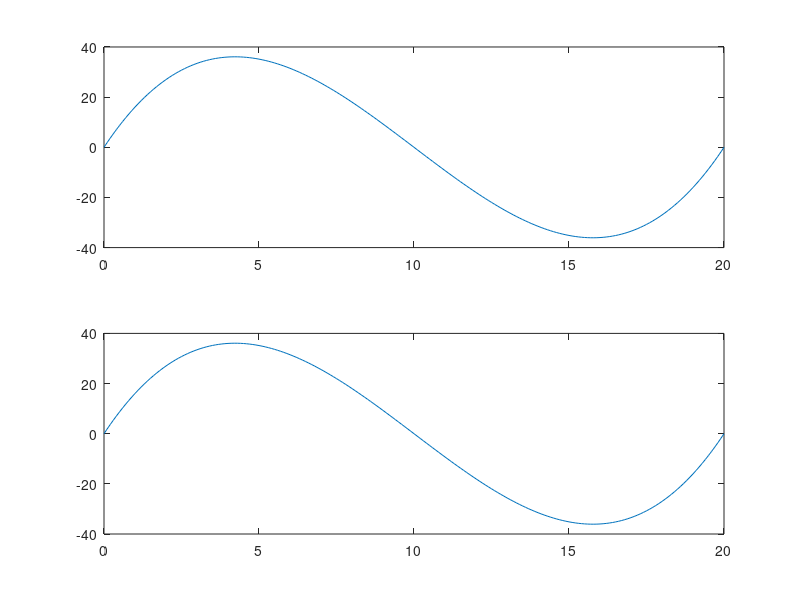

Recreate this plot in MATLAB.
clc
close all
clear all 
% based on the speed profile generation, we will select acceleration and speed values and plug them into the dynamic
% model equations to analyse the torque profiles we will have. 

% Key Parameters of the cart
R = 0.5 %Wheel Radius in metres
L = 3.1 % Axel distance between the wheels in metres
d = 1.5  % Distance of COM from the Axel    metres

M = 4000 % Mass of the entire robot including wheels and actuators kg
J = 3402     % Moment of Inertia with respect to centre of Mass kg*m^2

% Forward   Differential Kinematics Model
vu_r =  0.5  % right wheel linear velocity in metres
vu_l = 0.5 % left wheel linear velocity in metres

x_dot_robot_frame = (vu_r+vu_l)/2 % average linear velocity of the frame
theta_dot = R*(vu_r-vu_l)/(2*L)% angular velocity of the COM
theta_ddot = 0.0% angular accelaration COM
t =    0.00000 :    0.10000 :   20.00000

w_profile = [  0.00000,  0.00019,  0.00074,  0.00164,  0.00288,  0.00446,  0.00635,  0.00856,  0.01106,  0.01385,  0.01692,  0.02026,  0.02386,  0.02770,  0.03179 ...
   0.03610,  0.04063,  0.04537,  0.05031,  0.05544,  0.06075,  0.06623,  0.07188,  0.07769,  0.08364,  0.08972,  0.09594,  0.10227,  0.10872,  0.11527 ...
   0.12192,  0.12866,  0.13548,  0.14236,  0.14932,  0.15633,  0.16339,  0.17050,  0.17764,  0.18481,  0.19200,  0.19921,  0.20642,  0.21364,  0.22085 ...
   0.22805,  0.23523,  0.24239,  0.24952,  0.25662,  0.26367,  0.27068,  0.27763,  0.28453,  0.29136,  0.29813,  0.30482,  0.31143,  0.31796,  0.32440 ...
   0.33075,  0.33700,  0.34315,  0.34919,  0.35512,  0.36094,  0.36664,  0.37222,  0.37767,  0.38299,  0.38817,  0.39322,  0.39813,  0.40290,  0.40752 ...
   0.41199,  0.41631,  0.42047,  0.42447,  0.42832,  0.43200,  0.43552,  0.43887,  0.44205,  0.44506,  0.44789,  0.45056,  0.45304,  0.45535,  0.45747 ...
   0.45942,  0.46119,  0.46277,  0.46417,  0.46538,  0.46641,  0.46725,  0.46791,  0.46838,  0.46866,  0.46875,  0.46866,  0.46838,  0.46791,  0.46725 ...
   0.46641,  0.46538,  0.46417,  0.46277,  0.46119,  0.45942,  0.45747,  0.45535,  0.45304,  0.45056,  0.44789,  0.44506,  0.44205,  0.43887,  0.43552 ...
   0.43200,  0.42832,  0.42447,  0.42047,  0.41631,  0.41199,  0.40752,  0.40290,  0.39813,  0.39322,  0.38817,  0.38299,  0.37767,  0.37222,  0.36664 ...
   0.36094,  0.35512,  0.34919,  0.34315,  0.33700,  0.33075,  0.32440,  0.31796,  0.31143,  0.30482,  0.29813,  0.29136,  0.28453,  0.27763,  0.27068 ...
   0.26367,  0.25662,  0.24952,  0.24239,  0.23523,  0.22805,  0.22085,  0.21364,  0.20642,  0.19921,  0.19200,  0.18481,  0.17764,  0.17050,  0.16339 ...
   0.15633,  0.14932,  0.14236,  0.13548,  0.12866,  0.12192,  0.11527,  0.10872,  0.10227,  0.09594,  0.08972,  0.08364,  0.07769,  0.07188,  0.06623 ...
   0.06075,  0.05544,  0.05031,  0.04537,  0.04063,  0.03610,  0.03179,  0.02770,  0.02386,  0.02026,  0.01692,  0.01385,  0.01106,  0.00856,  0.00635 ...
   0.00446,  0.00288,  0.00164,  0.00074,  0.00019, -0.00000 ]

a_profile =[  0.000000,  0.003694,  0.007277,  0.010749,  0.014112,  0.017367,  0.020516,  0.023558,  0.026496,  0.029330,  0.032063,  0.034693,  0.037224,  0.039656 ...
   0.041990,  0.044227,  0.046368,  0.048415,  0.050369,  0.052230,  0.054000,  0.055680,  0.057272,  0.058775,  0.060192,  0.061523,  0.062771,  0.063934 ...
   0.065016,  0.066017,  0.066937,  0.067780,  0.068544,  0.069232,  0.069845,  0.070383,  0.070848,  0.071241,  0.071563,  0.071816,  0.072000,  0.072116 ...
   0.072166,  0.072151,  0.072072,  0.071930,  0.071725,  0.071461,  0.071136,  0.070753,  0.070312,  0.069816,  0.069264,  0.068658,  0.067999,  0.067289 ...
   0.066528,  0.065717,  0.064858,  0.063952,  0.063000,  0.062003,  0.060961,  0.059878,  0.058752,  0.057586,  0.056380,  0.055137,  0.053856,  0.052539 ...
   0.051187,  0.049802,  0.048384,  0.046934,  0.045454,  0.043945,  0.042408,  0.040844,  0.039253,  0.037639,  0.036000,  0.034339,  0.032656,  0.030954 ...
   0.029232,  0.027492,  0.025735,  0.023963,  0.022176,  0.020375,  0.018562,  0.016738,  0.014904,  0.013061,  0.011209,  0.009352,  0.007488,  0.005620 ...
   0.003748,  0.001875, -0.000000, -0.001875, -0.003749, -0.005620, -0.007488, -0.009352, -0.011210, -0.013061, -0.014904, -0.016738, -0.018563, -0.020375 ...
  -0.022176, -0.023963, -0.025736, -0.027492, -0.029232, -0.030954, -0.032657, -0.034339, -0.036000, -0.037639, -0.039254, -0.040844, -0.042408, -0.043945 ...
  -0.045455, -0.046934, -0.048384, -0.049802, -0.051188, -0.052539, -0.053856, -0.055137, -0.056381, -0.057586, -0.058752, -0.059878, -0.060962, -0.062003 ...
  -0.063000, -0.063952, -0.064859, -0.065717, -0.066528, -0.067289, -0.068000, -0.068658, -0.069264, -0.069816, -0.070313, -0.070753, -0.071136, -0.071461 ...
  -0.071726, -0.071930, -0.072072, -0.072151, -0.072167, -0.072116, -0.072000, -0.071816, -0.071564, -0.071241, -0.070848, -0.070383, -0.069845, -0.069232 ...
  -0.068544, -0.067780, -0.066938, -0.066017, -0.065016, -0.063934, -0.062771, -0.061523, -0.060192, -0.058775, -0.057272, -0.055680, -0.054000, -0.052230 ...
  -0.050369, -0.048415, -0.046368, -0.044227, -0.041990, -0.039656, -0.037224, -0.034693, -0.032063, -0.029330, -0.026496, -0.023558, -0.020516, -0.017367 ...
  -0.014112, -0.010749, -0.007277, -0.003694, -0.000000 ]
d_psi_r = w_profile   % right wheel angular velocity   rad/s
d_psi_l =  w_profile   % left wheel angular velocity   rad/s
dd_psi_r = a_profile  % right wheel angular accelaration rad/s^2    assuming for now
dd_psi_l = a_profile  % left wheel angular accelaration  rad/s^2    assuming for now

% Parameters of dynamic Model in terms of Rotational velocities and
% Actuator Torques using Newton-Euler Approach
r_first_term = (((R*(M*d^2+J))/(4*L^2))+((M*R)/4))*dd_psi_r
r_second_term = (((-1*R*(M*d^2+J))/(4*L^2))+((M*R)/4))*dd_psi_l
r_third_term = ((M*d*R^2)/(4*L^2))*(d_psi_l.^2)
r_fourth_term = ((M*d*R^2)/(4*L^2))*d_psi_r.*d_psi_l

l_first_term  = (((R*(M*d^2+J))/(4*L^2))+((M*R)/4))*dd_psi_l
l_second_term = (((-1*R*(M*d^2+J))/(4*L^2))+((M*R)/4))*dd_psi_r
l_third_term =   ((M*d*R^2)/(4*L^2))*(d_psi_r.^2)
l_fourth_term = ((M*d*R^2)/(4*L^2))*d_psi_r.*d_psi_l


% Torque Calculation based on Dynamic Model
tau_r = R*(r_first_term+r_second_term-r_third_term+r_fourth_term)
tau_l = R*(l_first_term+l_second_term-l_third_term+r_fourth_term)

figure(2)
subplot(2,1,1)
plot(t,tau_r)
subplot(2,1,2)
plot(t,tau_l)